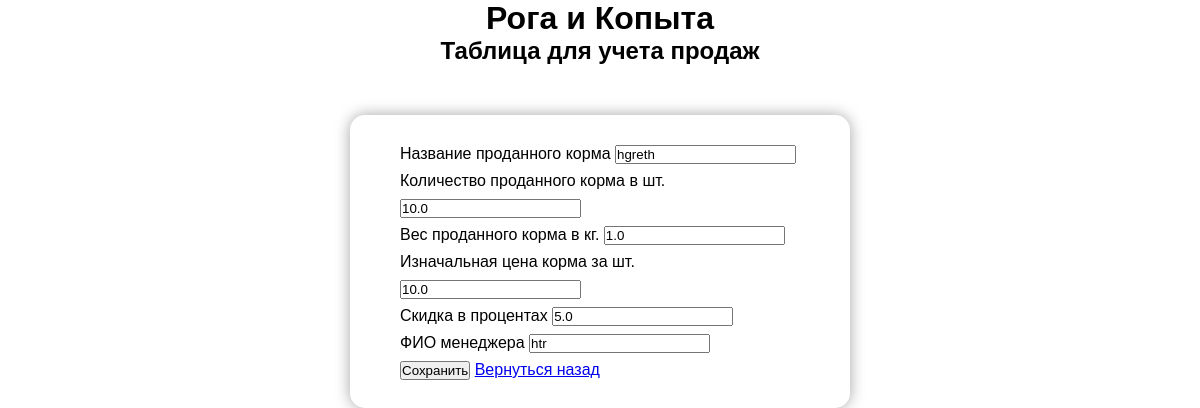
Page /edit_sale/1 on the committed database.
### tables this page shows
CREATE TABLE sales (
            id INTEGER PRIMARY KEY AUTOINCREMENT,
            name TEXT NOT NULL,
            amount REAL NOT NULL,
            weight REAL NOT NULL,
            price REAL NOT NULL,
            discount REAL DEFAULT 0.0,
            final_price REAL NOT NULL,
            manager TEXT NOT NULL
        );

### app.py (the view)
@app.route('/edit_sale/<int:id>', methods=['GET', 'POST'])
def edit_sale(id):
    form = SaleForm()
    conn = sqlite3.connect('sales.db')
    sale = conn.execute('SELECT * FROM sales WHERE id = ?', (id,)).fetchone()
    if request.method == 'POST':
        name = request.form['name']
        amount = float(request.form['amount']) if request.form['amount'] else 0.0
        weight = float(request.form['weight']) if request.form['weight'] else None
        price = float(request.form['price']) if request.form['price'] else 0.0
        discount = float(request.form['discount']) if request.form['discount'] else 0.0
        manager = request.form['manager']
        final_price = amount * price * (1 - discount / 100)
        update_sale(name, amount, weight, price, discount, manager, final_price, id)
        conn.close()
        return redirect(url_for('admin'))
    else:
        form.name.data = sale[1]
        form.amount.data = sale[2]
        form.weight.data = sale[3]
        form.price.data = sale[4]
        form.discount.data = sale[5]
        form.manager.data = sale[7]
        conn.close()
        return render_template('edit_sale.html', form=form, sale=sale)

### app.py
class SaleForm(FlaskForm):
    name = StringField('Name', validators=[DataRequired()])
    amount = IntegerField('amount', validators=[DataRequired()])
    weight = FloatField('weight', validators=[DataRequired()])
    price = FloatField('Pric', validators=[DataRequired()])
    discount = FloatField('discount', default=0.0)
    manager = StringField('Manager', validators=[DataRequired()])
    username = StringField('Username', validators=[DataRequired()])
    password = PasswordField('Password', validators=[DataRequired()])
    remember = BooleanField('Remember me')
    submit = SubmitField('Save')

### templates/edit_sale.html (shortened to what this page needs)
{% extends "base.html" %}
{% block head %}
<link rel="stylesheet" href="{{url_for('static', filename='css/edit_sale.css')}}">
{% endblock %}
{% block content %}
<div class="title">
  <h1>Рога и Копыта</h1>
  <h2>Таблица для учета продаж</h2>
</div>
<form method="POST">
  <label for="name">Название проданного корма</label>
  <input type="text" id="name" name="name" value="{{ sale[1] }}" required>
  <br>
  <label for="amount">Количество проданного корма в шт.</label>
  <input type="number" id="amount" name="amount" value="{{ sale[2] }}" required min="0">
  <br>
  <label for="weight">Вес проданного корма в кг.</label>
  <input type="number" id="weight" name="weight" value="{{ sale[3] }}" step="0.001" required min="0">
  <br>
  <label for="price">Изначальная цена корма за шт.</label>
  <input type="number" id="price" name="price" value="{{ sale[4] }}" required min="0">
  <br>
  <label for="discount">Скидка в процентах</label>
  <input type="number" id="discount" name="discount" value="{{ sale[5] }}" min="0">
  <br>
  <label for="manager">ФИО менеджера</label>
  <input type="text" id="manager" name="manager" value="{{ sale[7] }}" required>
  <br>
  <input type="submit" value="Сохранить">
  <a href="{{ url_for('admin') }}">Вернуться назад</a>
</form>
{% endblock %}

### static/css/edit_sale.css (style rules this page uses)
* { padding: 0; margin: 0; font-family: Arial, Helvetica, sans-serif; }
.title { display: grid; justify-content: center; text-align: center; margin-bottom: 50px; }
form { margin: 0 auto; width: 400px; line-height: 27px; padding: 25px 50px; border-radius: 15px; box-shadow: 0px 0px 15px #a5a5a5; }

### rows in the picture
sales: name "hgreth", amount "10.0", weight "1.0", price "10.0", discount "5.0", manager "htr"
